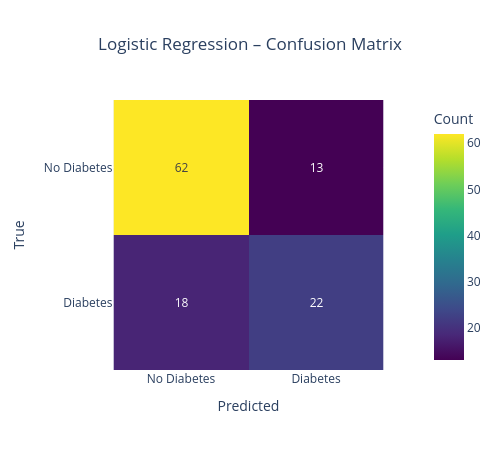
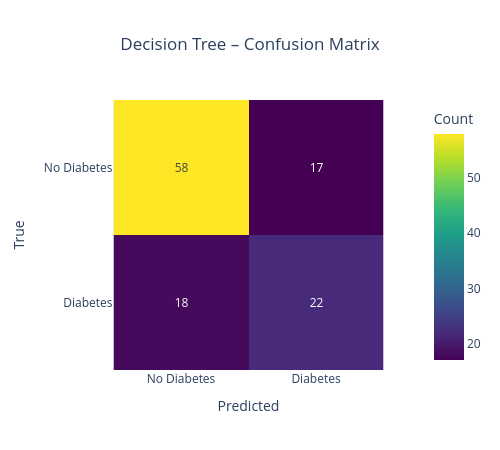
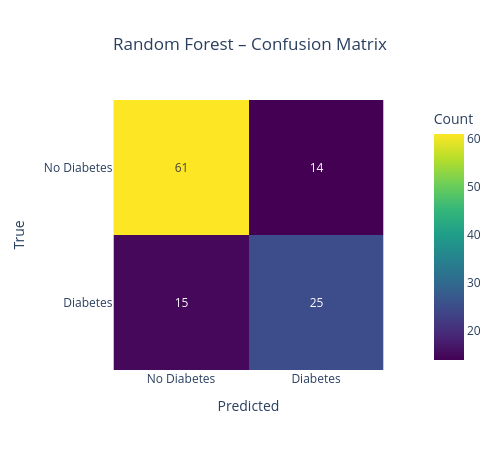
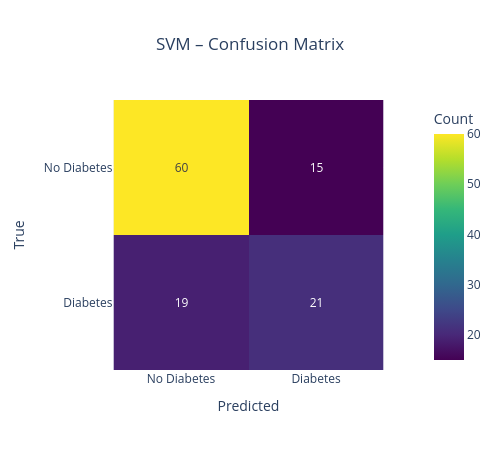

The cell these charts' notebook holds for them, in order:
### Markdown cell above
## 3. Model Evaluation on Validation Set

We evaluate the tuned models on the validation set to compare their performance.

### Code cell
# %% Evaluation on Validation Set
results_val = []
for name, model in [
    ('Logistic Regression', best_lr),
    ('Decision Tree', best_dt),
    ('Random Forest', best_rf),
    ('SVM', best_svm)
]:
    acc, f1 = evaluate_model(model, X_val, y_val, name)
    results_val.append({'Model': name, 'Accuracy': acc, 'Weighted F1': f1})

df_results_val = pd.DataFrame(results_val)
print("\n=== Validation Set Performance ===")
print(df_results_val.to_string(index=False))

### Figure 1 — Plotly figure (JSON) as saved in the notebook; plotly's stock layout.template omitted (floating-point values rounded to 4 significant figures)
{"data": [{"coloraxis": "coloraxis", "hovertemplate": "Predicted: %{x}<br>True: %{y}<br>Count: %{z}<extra></extra>", "name": "0", "texttemplate": "%{z}", "type": "heatmap", "x": ["No Diabetes", "Diabetes"], "xaxis": "x", "y": ["No Diabetes", "Diabetes"], "yaxis": "y", "z": [[62, 13], [18, 22]]}], "layout": {"coloraxis": {"autocolorscale": false, "colorbar": {"title": {"text": "Count"}}, "colorscale": [[0, "#440154"], [0.1111, "#482878"], [0.2222, "#3e4989"], [0.3333, "#31688e"], [0.4444, "#26828e"], [0.5556, "#1f9e89"], [0.6667, "#35b779"], [0.7778, "#6ece58"], [0.8889, "#b5de2b"], [1, "#fde725"]]}, "height": 450, "title": {"text": "Logistic Regression – Confusion Matrix", "x": 0.5}, "width": 500, "xaxis": {"anchor": "y", "constrain": "domain", "domain": [0, 1], "scaleanchor": "y", "title": {"text": "Predicted"}}, "yaxis": {"anchor": "x", "autorange": "reversed", "constrain": "domain", "domain": [0, 1], "title": {"text": "True"}}}}

### Figure 2 — Plotly figure (JSON) as saved in the notebook; plotly's stock layout.template omitted (floating-point values rounded to 4 significant figures)
{"data": [{"coloraxis": "coloraxis", "hovertemplate": "Predicted: %{x}<br>True: %{y}<br>Count: %{z}<extra></extra>", "name": "0", "texttemplate": "%{z}", "type": "heatmap", "x": ["No Diabetes", "Diabetes"], "xaxis": "x", "y": ["No Diabetes", "Diabetes"], "yaxis": "y", "z": [[58, 17], [18, 22]]}], "layout": {"coloraxis": {"autocolorscale": false, "colorbar": {"title": {"text": "Count"}}, "colorscale": [[0, "#440154"], [0.1111, "#482878"], [0.2222, "#3e4989"], [0.3333, "#31688e"], [0.4444, "#26828e"], [0.5556, "#1f9e89"], [0.6667, "#35b779"], [0.7778, "#6ece58"], [0.8889, "#b5de2b"], [1, "#fde725"]]}, "height": 450, "title": {"text": "Decision Tree – Confusion Matrix", "x": 0.5}, "width": 500, "xaxis": {"anchor": "y", "constrain": "domain", "domain": [0, 1], "scaleanchor": "y", "title": {"text": "Predicted"}}, "yaxis": {"anchor": "x", "autorange": "reversed", "constrain": "domain", "domain": [0, 1], "title": {"text": "True"}}}}

### Figure 3 — Plotly figure (JSON) as saved in the notebook; plotly's stock layout.template omitted (floating-point values rounded to 4 significant figures)
{"data": [{"coloraxis": "coloraxis", "hovertemplate": "Predicted: %{x}<br>True: %{y}<br>Count: %{z}<extra></extra>", "name": "0", "texttemplate": "%{z}", "type": "heatmap", "x": ["No Diabetes", "Diabetes"], "xaxis": "x", "y": ["No Diabetes", "Diabetes"], "yaxis": "y", "z": [[61, 14], [15, 25]]}], "layout": {"coloraxis": {"autocolorscale": false, "colorbar": {"title": {"text": "Count"}}, "colorscale": [[0, "#440154"], [0.1111, "#482878"], [0.2222, "#3e4989"], [0.3333, "#31688e"], [0.4444, "#26828e"], [0.5556, "#1f9e89"], [0.6667, "#35b779"], [0.7778, "#6ece58"], [0.8889, "#b5de2b"], [1, "#fde725"]]}, "height": 450, "title": {"text": "Random Forest – Confusion Matrix", "x": 0.5}, "width": 500, "xaxis": {"anchor": "y", "constrain": "domain", "domain": [0, 1], "scaleanchor": "y", "title": {"text": "Predicted"}}, "yaxis": {"anchor": "x", "autorange": "reversed", "constrain": "domain", "domain": [0, 1], "title": {"text": "True"}}}}

### Figure 4 — Plotly figure (JSON) as saved in the notebook; plotly's stock layout.template omitted (floating-point values rounded to 4 significant figures)
{"data": [{"coloraxis": "coloraxis", "hovertemplate": "Predicted: %{x}<br>True: %{y}<br>Count: %{z}<extra></extra>", "name": "0", "texttemplate": "%{z}", "type": "heatmap", "x": ["No Diabetes", "Diabetes"], "xaxis": "x", "y": ["No Diabetes", "Diabetes"], "yaxis": "y", "z": [[60, 15], [19, 21]]}], "layout": {"coloraxis": {"autocolorscale": false, "colorbar": {"title": {"text": "Count"}}, "colorscale": [[0, "#440154"], [0.1111, "#482878"], [0.2222, "#3e4989"], [0.3333, "#31688e"], [0.4444, "#26828e"], [0.5556, "#1f9e89"], [0.6667, "#35b779"], [0.7778, "#6ece58"], [0.8889, "#b5de2b"], [1, "#fde725"]]}, "height": 450, "title": {"text": "SVM – Confusion Matrix", "x": 0.5}, "width": 500, "xaxis": {"anchor": "y", "constrain": "domain", "domain": [0, 1], "scaleanchor": "y", "title": {"text": "Predicted"}}, "yaxis": {"anchor": "x", "autorange": "reversed", "constrain": "domain", "domain": [0, 1], "title": {"text": "True"}}}}
